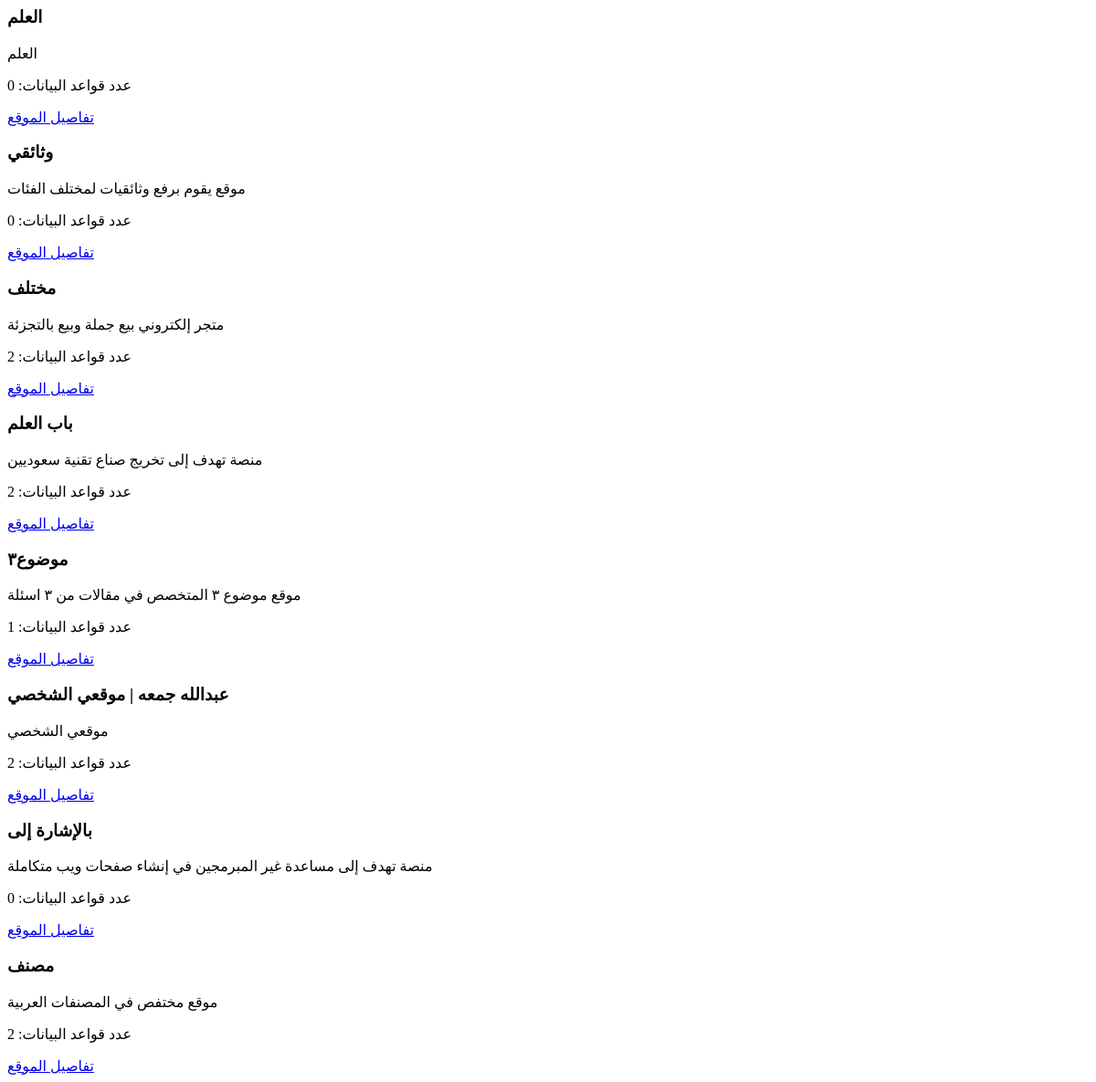
Before: /websites/ajax-all-websites/ with the older database file.
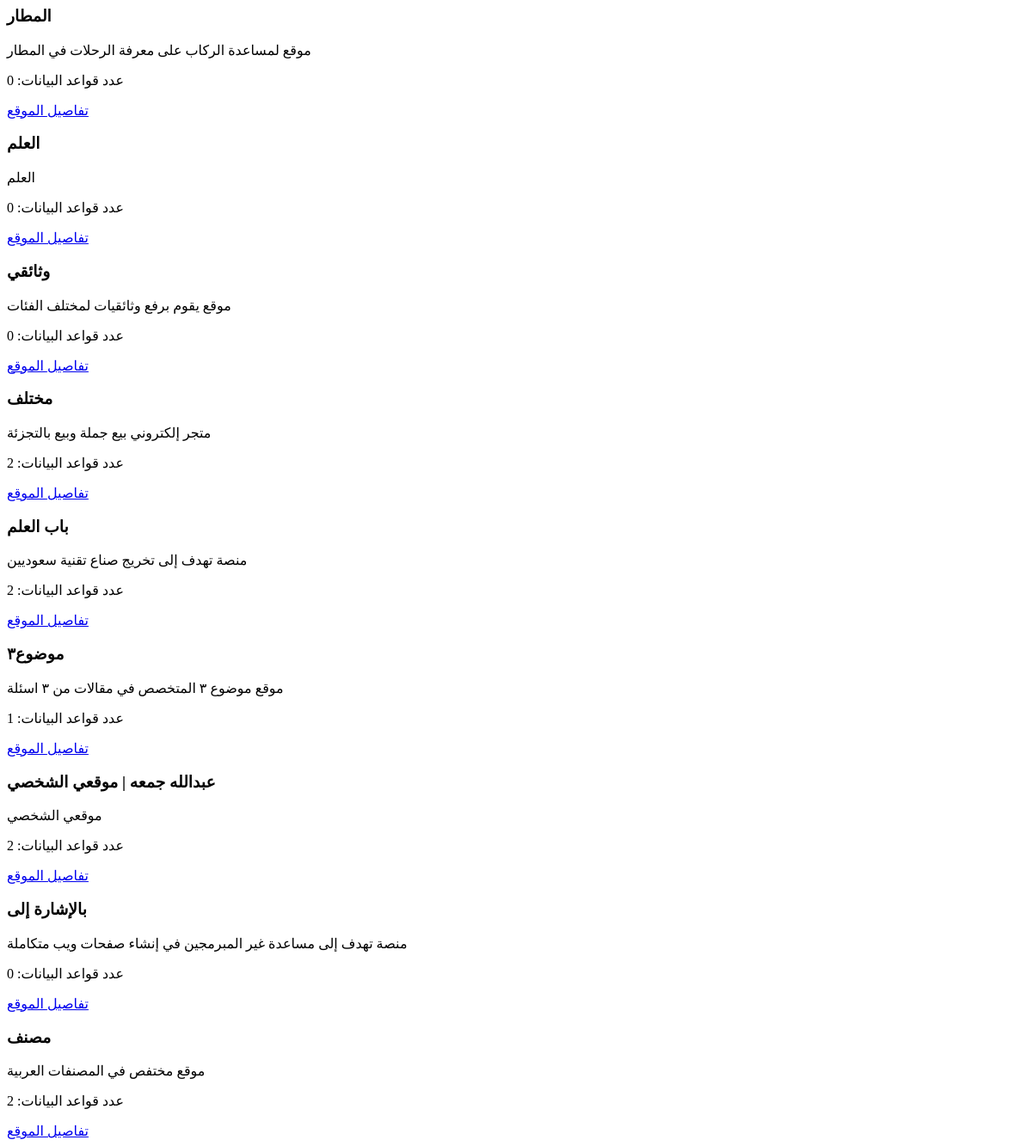
After: the same page with the newer database file.
### website/models.py (models this page shows, shortened)
class Website(models.Model):
    name = models.CharField(max_length=255, verbose_name="اسم الموقع")
    description = models.TextField(verbose_name="الوصف", blank=True, null=True)
    tool = models.ForeignKey(Tool, on_delete=models.SET_NULL, blank=True, null=True, verbose_name="اللغة / إطار العمل")
    date_created = models.DateTimeField(null=True, blank=True, verbose_name="تاريخ الإنشاء", auto_now_add=True)
    class Meta:
        verbose_name = 'موقع'
        verbose_name_plural = "المواقع"

### website/views.py (the view)
# urls.py: path('ajax-all-websites/', ajax_all_websites, name='ajax-all-websites'),
def ajax_all_websites(request):
    websites = Website.objects.all()[::-1]
    context = {
        'websites': websites
    }
    return render(request, 'ajax_all_websites.html', context)

### templates/ajax_all_websites.html
<div class="grid all-websites-grid">
    {% for website in websites %}
    <div class="col website">
        <h3>{{website.name}}</h3>
        <p>
            {{website.description}}
        </p>
        <p>
            عدد قواعد البيانات:
            {{website.databases.count}}
        </p>
        <a href="{% url 'website:website-details' website.id %}" class="btn btn-outline btn-open-website">تفاصيل الموقع</a>
    </div>
    {% endfor %}
</div>

Changed rows visible on the page:
added Website: name "المطار", description "موقع لمساعدة الركاب على معرفة الرحلات في المطار", databases.count "0"
